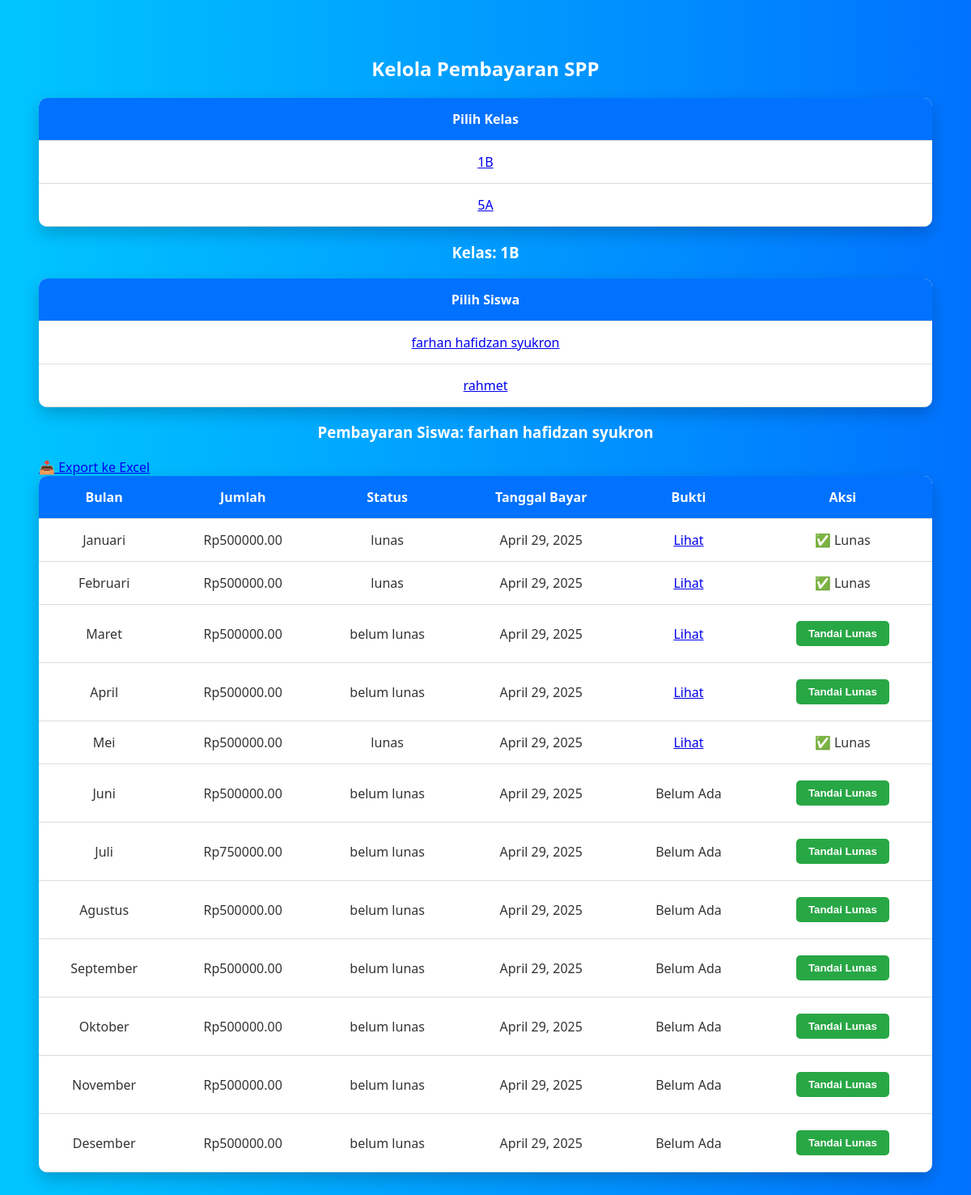
Page /dashboard-admin/pembayaran/?kelas=1B&siswa_id=1 (signed in) on the earlier database version.
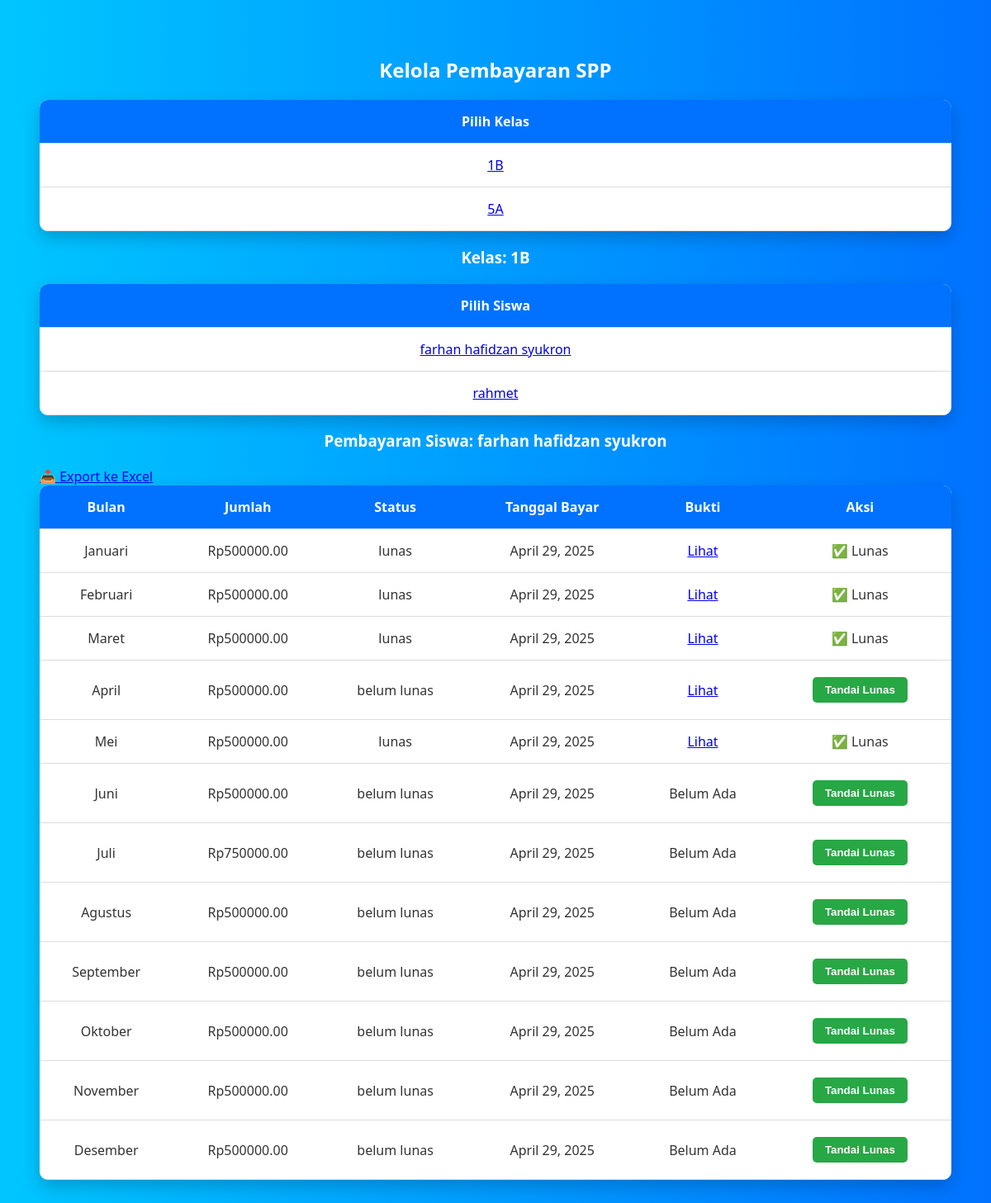
Same page on the later database version.
### keuangan/models.py (models this page shows, shortened)
class PembayaranSPP(models.Model):
    siswa = models.ForeignKey(Siswa, on_delete=models.CASCADE)
    bulan = models.CharField(max_length=2, choices=BULAN_CHOICES)
    jumlah_bayar = models.DecimalField(max_digits=10, decimal_places=2)
    status_bayar = models.CharField(max_length=20, choices=STATUS_CHOICES, default='belum lunas')
    tanggal_bayar = models.DateField(auto_now_add=True)
    bukti_pembayaran = models.ImageField(upload_to='bukti_pembayaran/', blank=True, null=True)

### keuangan/views.py (the view, shortened to what this page needs)
# urls.py: path('dashboard-admin/pembayaran/', views.kelola_pembayaran, name='kelola_pembayaran'),
@login_required
def kelola_pembayaran(request):
    kelas_list = Siswa.objects.values_list('kelas', flat=True).distinct()
    kelas_terpilih = request.GET.get('kelas')
    siswa_id = request.GET.get('siswa_id')
    search_nama = request.GET.get('search_nama')
    pembayaran_list = None
    siswa_list = []
    siswa_terpilih = None
    if kelas_terpilih:
        siswa_list = Siswa.objects.filter(kelas=kelas_terpilih)
        if siswa_id:
            siswa_terpilih = get_object_or_404(Siswa, id=siswa_id)
            pembayaran_list = PembayaranSPP.objects.filter(siswa=siswa_terpilih).order_by('bulan')
    return render(request, 'keuangan/admin/kelola_pembayaran.html', {
        'kelas_list': kelas_list,
        'kelas_terpilih': kelas_terpilih,
        'siswa_list': siswa_list,
        'siswa_terpilih': siswa_terpilih,
        'pembayaran_list': pembayaran_list,
        'search_nama': search_nama,
    })

### keuangan/templates/keuangan/admin/kelola_pembayaran.html (shortened to what this page needs)
<!DOCTYPE html>
<html lang="en">
<head>
</head>
<body>
<h2>Kelola Pembayaran SPP</h2>
<table>
    <thead>
        <tr>
            <th>Pilih Kelas</th>
        </tr>
    </thead>
    <tbody>
        {% for kelas in kelas_list %}
        <tr>
            <td>
                <a href="?kelas={{ kelas }}" class="kelas-link">{{ kelas }}</a>
            </td>
        </tr>
        {% empty %}
        <tr>
            <td>Tidak ada kelas tersedia.</td>
        </tr>
        {% endfor %}
    </tbody>
</table>
{% if kelas_terpilih %}
    <h3>Kelas: {{ kelas_terpilih }}</h3>
    <table>
        <thead>
            <tr>
                <th>Pilih Siswa</th>
            </tr>
        </thead>
        <tbody>
            {% for siswa in siswa_list %}
            <tr>
                <td>
                    <a href="?kelas={{ kelas_terpilih }}&siswa_id={{ siswa.id }}" class="kelas-link">{{ siswa.nama }}</a>
                </td>
            </tr>
            {% empty %}
            <tr>
                <td>Belum ada siswa di kelas ini.</td>
            </tr>
            {% endfor %}
        </tbody>
    </table>
{% endif %}
{% if pembayaran_list %}
    <h3>Pembayaran Siswa: {{ siswa_terpilih.nama }}</h3>
    <a href="{% url 'export_pembayaran_excel' %}?kelas={{ kelas_terpilih }}&siswa_id={{ siswa_terpilih.id }}" class="export-link">
        📥 Export ke Excel
    </a>
    <table>
        <thead>
            <tr>
                <th>Bulan</th>
                <th>Jumlah</th>
                <th>Status</th>
                <th>Tanggal Bayar</th>
                <th>Bukti</th>
                <th>Aksi</th>
            </tr>
        </thead>
        <tbody>
            {% for bayar in pembayaran_list %}
            <tr>
                <td>{{ bayar.get_bulan_display }}</td>
                <td>Rp{{ bayar.jumlah_bayar }}</td>
                <td>{{ bayar.status_bayar }}</td>
                <td>{{ bayar.tanggal_bayar|default:"-" }}</td>
                <td>
                    {% if bayar.bukti_pembayaran %}
                        <a href="{{ bayar.bukti_pembayaran.url }}" target="_blank">Lihat</a>
                    {% else %}
                        Belum Ada
                    {% endif %}
                </td>
                <td>
                    {% if bayar.status_bayar == 'belum lunas' %}
                    <form method="POST" style="margin: 0;">
                        <button type="submit">Tandai Lunas</button>
                    </form>
                    {% else %}
                        ✅ Lunas
                    {% endif %}
                </td>
            </tr>
            {% empty %}
            <tr>
                <td colspan="6">Tidak ada data pembayaran.</td>
            </tr>
            {% endfor %}
        </tbody>
    </table>
{% endif %}
</body>
</html>

Differences in the rows shown:
changed PembayaranSPP "Maret": status_bayar "belum lunas" → "lunas"; status_bayar "Tandai Lunas" → "✅ Lunas"
